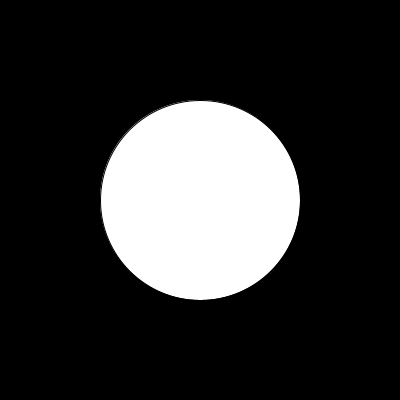
Frame 1 (no input)
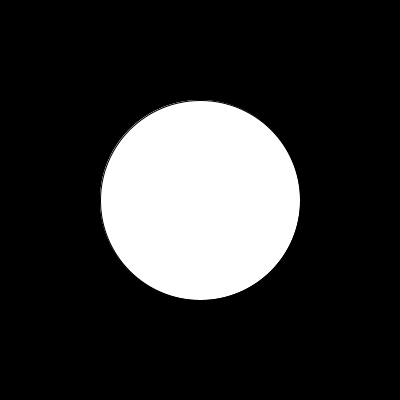
Frame 2 (the mouse pressed at the canvas centre, redrawn once)

The Processing sketch that drew these frames (run headless with seeded random() and noise(); the mouse was pressed at the canvas centre and the sketch redrawn once):

// Processing sketch: processing_96561
// ── processing_96561.pde

void setup() {
  size(400, 400);
  smooth();
  rectMode(CENTER);
  background(0);
  noLoop();
}

void draw() {
  MyShape obj = new MyCircle();
  obj.drawMe();
}

class MyShape {
  int x=200;
  int y=200;
  public MyShape() {
  } 
  public void drawMe() {
    println("supper class");
    rect(200,200,200,200);
  }
}

class MyCircle extends MyShape{
  public MyCircle() {
  } 
  public void drawMe() {
    println("sub class");
    ellipse(200,200,200,200);
  }
}
